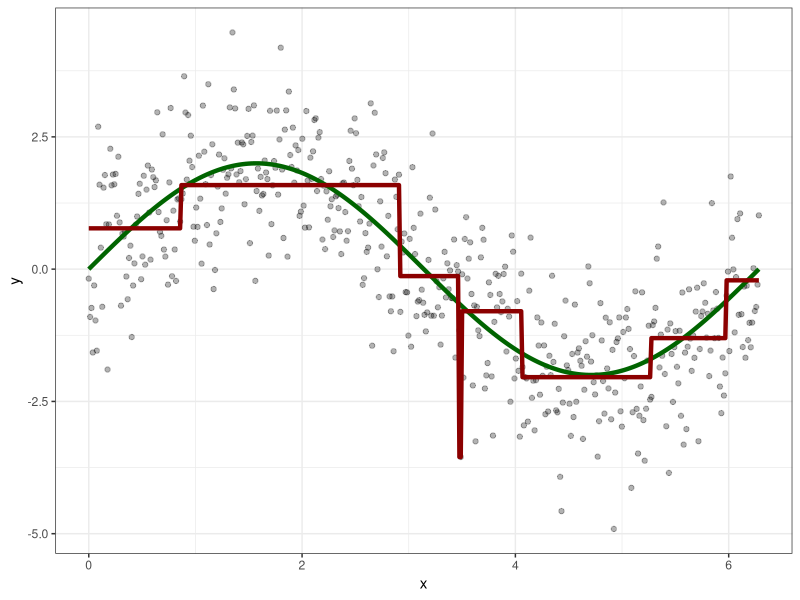
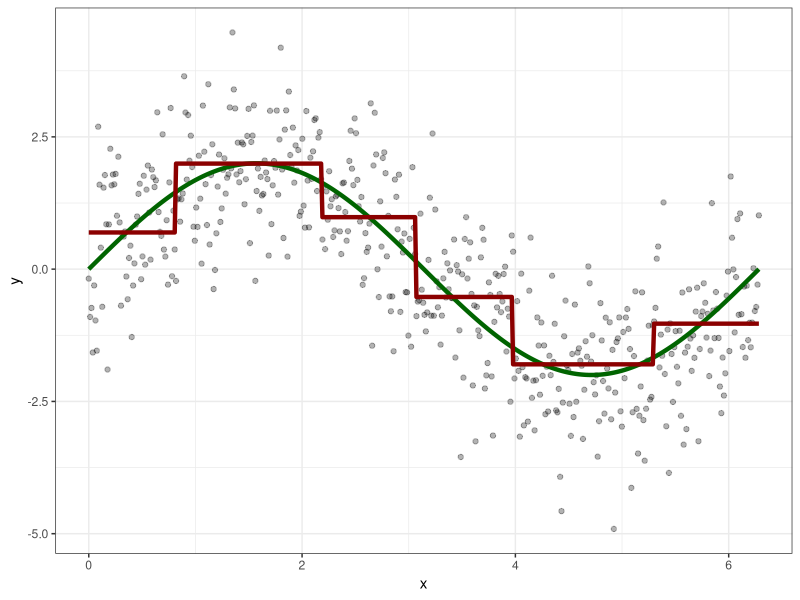
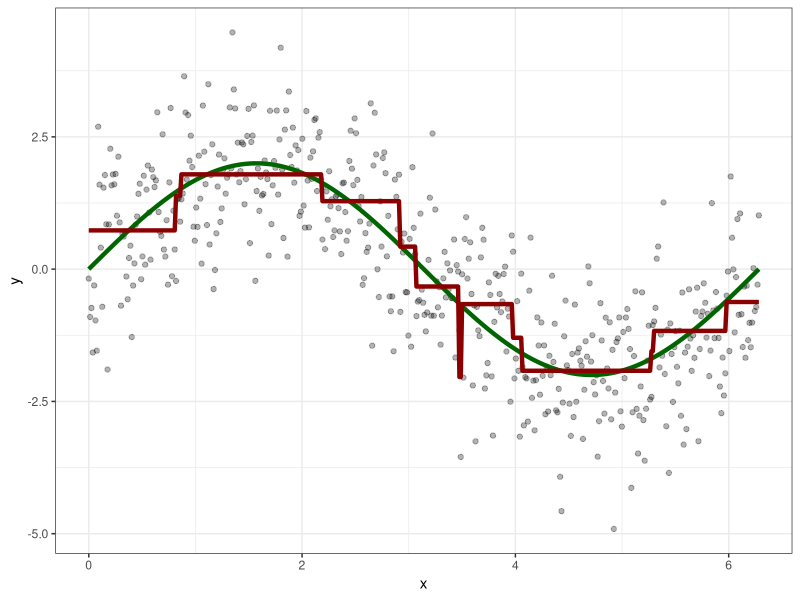
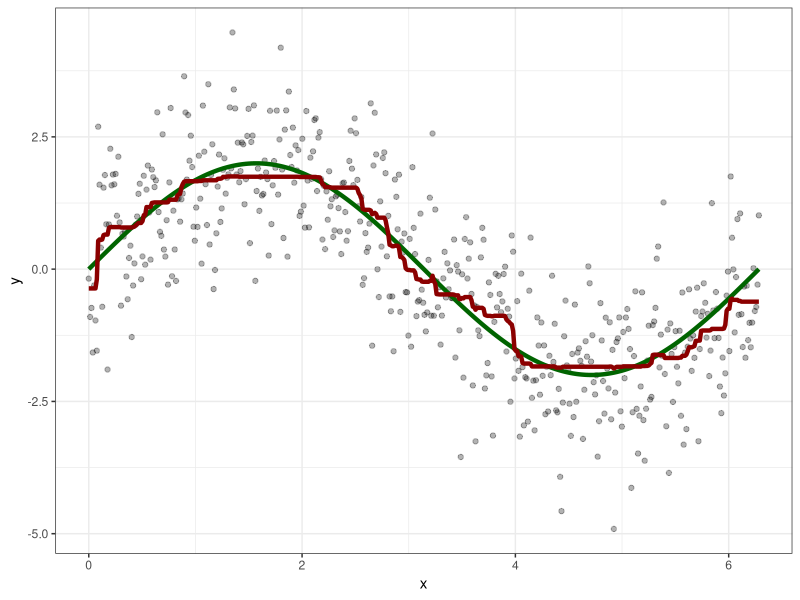
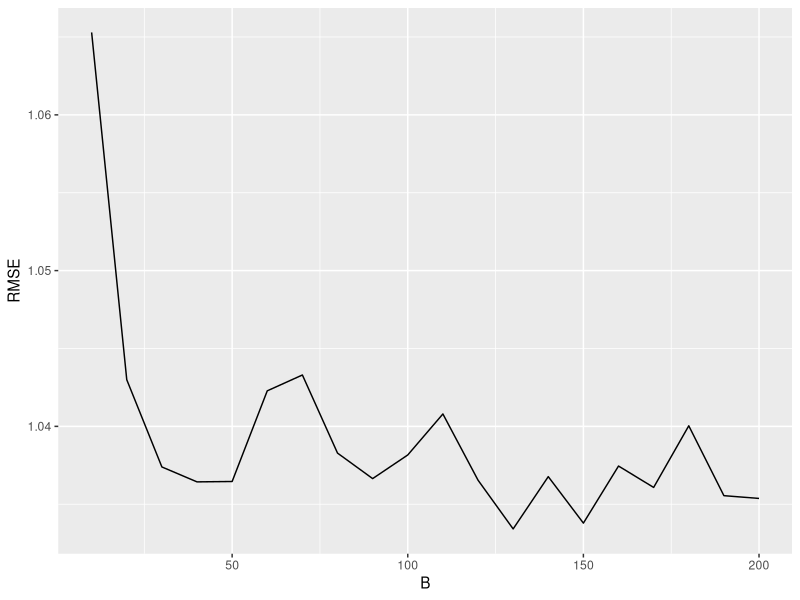

Generate these figures, in order, with R: (Note: this script raises an error after producing the figures.)
##############################################
#  Bagging introduction
##############################################



## --------------------------------------------------------------------------------------------------------------------------------------------------
library(tidyverse)
set.seed(54321) # reproducibility
dfr <- tibble::tibble(
  x = seq(0, 2 * pi, length.out = 500),
  m = 2 * sin(x),
  y = m + rnorm(length(x), sd = 1)) 


## --------------------------------------------------------------------------------------------------------------------------------------------------
set.seed(45678) # reproducibility

bsample_1 <- dfr %>% nrow %>% sample(replace = TRUE)
bsample_2 <- dfr %>% nrow %>% sample(replace = TRUE)

dfr_b1 <- dfr %>% dplyr::slice(bsample_1)
dfr_b2 <- dfr %>% dplyr::slice(bsample_2)


## --------------------------------------------------------------------------------------------------------------------------------------------------
dfr_b1 %>% dplyr::arrange(x) %>% head()
dfr_b2 %>% dplyr::arrange(x) %>% head()


## --------------------------------------------------------------------------------------------------------------------------------------------------
library(rpart)
fit_b1 <- rpart(formula = y ~ x,
                data = dfr_b1,
                method = 'anova',
                control = rpart.control(maxdepth = 30,
                                        minsplit = 20,
                                        minbucket = 3,
                                        cp = 0.01))


## --------------------------------------------------------------------------------------------------------------------------------------------------
plot_pred_reg <- function(dt, preds){
  dt %>% mutate(pred = preds) %>% ggplot(aes(x = x)) +
    geom_point(aes(y = y), alpha = 0.3) +
    geom_line(aes(y = m), colour = 'darkgreen', size = 1.5) +
    geom_line(aes(y = pred), colour = 'darkred', size = 1.5) + theme_bw()
}

plot_pred_reg(dt = dfr, preds = predict(fit_b1, dfr))


## --------------------------------------------------------------------------------------------------------------------------------------------------
fit_b2 <- rpart(formula = y ~ x,
                data = dfr_b2,
                method = 'anova',
                control = rpart.control(maxdepth = 30,
                                        minsplit = 20,
                                        minbucket = 3,
                                        cp = 0.01))


## --------------------------------------------------------------------------------------------------------------------------------------------------
plot_pred_reg(dt = dfr, preds = predict(fit_b2, dfr))


## --------------------------------------------------------------------------------------------------------------------------------------------------
pred_b1 <- fit_b1 %>% predict(dfr)
pred_b2 <- fit_b2 %>% predict(dfr)

pred <- rowMeans(cbind(pred_b1,
                       pred_b2))


## --------------------------------------------------------------------------------------------------------------------------------------------------
plot_pred_reg(dt = dfr, preds = pred)


## Your Turn!
## --------------------------------------------------------------------------------------------------------------------------------------------------







## --------------------------------------------------------------------------------------------------------------------------------------------------
set.seed(12345)
N <- 100000 ; x <- 1:N
mean(x %in% sample(N, replace = TRUE))


## --------------------------------------------------------------------------------------------------------------------------------------------------
mean(x %in% sample(N, size = 0.75*N, replace = TRUE))


## --------------------------------------------------------------------------------------------------------------------------------------------------
library(ipred)
set.seed(83946) # reproducibility
fit <- ipred::bagging(formula = y ~ x,
                      data = dfr,
                      nbagg = 200,
                      ns = nrow(dfr),
                      coob = TRUE,
                      control = rpart.control(maxdepth = 30,
                                              minsplit = 20,
                                              minbucket = 3,
                                              cp = 0.01))


## --------------------------------------------------------------------------------------------------------------------------------------------------
pred <- predict(fit, dfr)


## --------------------------------------------------------------------------------------------------------------------------------------------------
plot_pred_reg(dt = dfr, preds = predict(fit, dfr))


## --------------------------------------------------------------------------------------------------------------------------------------------------
set.seed(98765) # reproducibility
nbags <- 10*(1:20)
oob <- rep(0, length(nbags))
for(i in 1:length(nbags)){
  fit <- ipred::bagging(formula = y ~ x,
                        data = dfr,
                        nbagg = nbags[i],
                        ns = nrow(dfr),
                        coob = TRUE,
                        control = rpart.control(maxdepth = 30,
                                                minsplit = 20,
                                                minbucket = 3,
                                                cp = 0.01))
  oob[i] <- fit$err
}


## --------------------------------------------------------------------------------------------------------------------------------------------------
ggplot(data.frame('B' = nbags, 'RMSE' = oob), aes(x = B, y = RMSE)) + geom_line()


## Your Turn!
## --------------------------------------------------------------------------------------------------------------------------------------------------




set.seed(54321) # reproducibility
dfc <- tibble::tibble(
  x1 = rep(seq(0.1,10,by = 0.1), times = 100),
  x2 = rep(seq(0.1,10,by = 0.1), each = 100),
  y = as.factor(
    pmin(1,
         pmax(0,
              round(
                1*(x1+2*x2<8) + 1*(3*x1+x2>30) + 
                  rnorm(10000,sd = 0.5))
         )
    )
  )
)


plot_pred_class <- function(dt, preds){
  dt %>% mutate(pred = preds) %>% ggplot(aes(x = x1, y = x2)) +
    geom_point(aes(color = pred))
}

# See ?ipred::predict.classbagg for prediction arguments
preds <- predict(fit, dfc, type = 'class', aggregation = 'majority')


